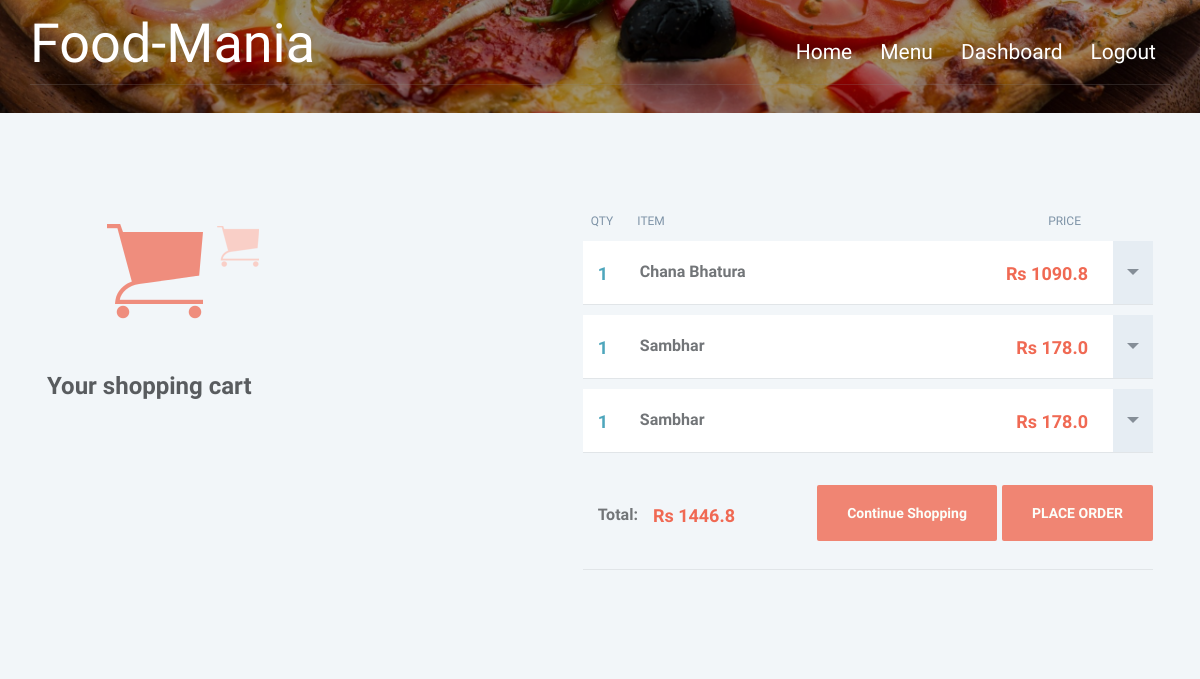
Page /cart/ (signed in) on the earlier database version.
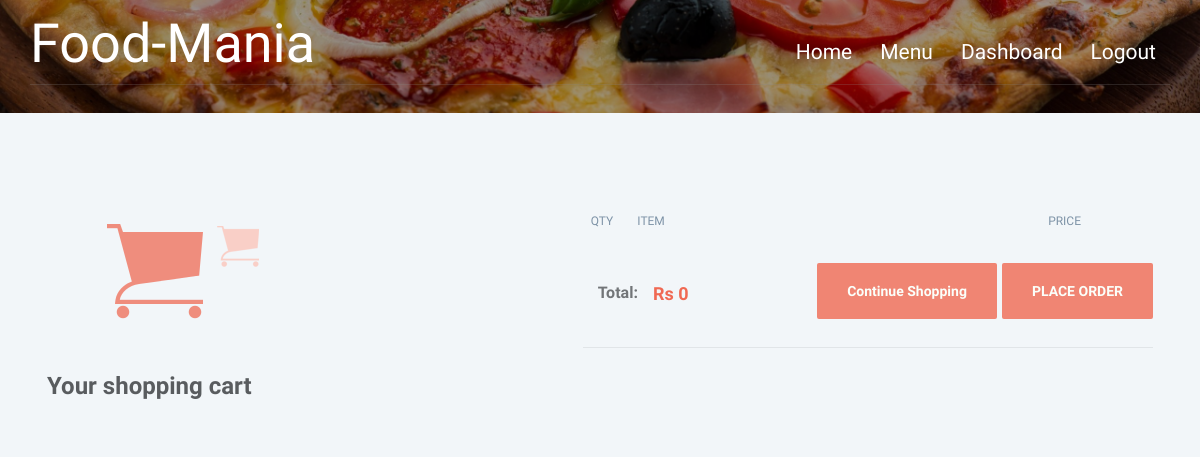
Same page on the later database version.
### hotel/models.py (models this page shows, shortened)
class Cart(models.Model):
    quantity = models.IntegerField(default=1)
    food = models.ForeignKey(Food, on_delete=models.CASCADE)
    user = models.ForeignKey(User, on_delete=models.CASCADE)

class Food(models.Model):
    indian = 'Indian'
    pizza = 'Pizza'
    burgers = 'Burgers'
    rolls = 'Rolls'
    noodels = 'Noodels'
    COURSE = (
        (indian,indian),
        (pizza,pizza),
        (burgers,burgers),
        (rolls,rolls),
        (noodels,noodels),
    )
    disabled = 'Disabled'
    enabled = 'Enabled'
    STATUS = (
        (disabled, disabled),
        (enabled, enabled),
    )
    name = models.CharField(max_length=250)
    course = models.CharField(max_length = 50, choices = COURSE)
    status = models.CharField(max_length=50, choices=STATUS)
    content_description = models.TextField()
    base_price = models.FloatField()
    sale_price = models.FloatField(default=base_price)
    discount = models.DecimalField(default=0, decimal_places=2, max_digits=5)
    image = models.FileField(blank=True, null =True)
    num_order = models.IntegerField(default=0)

### hotel/views.py (the view)
# urls.py: url(r'^cart/$', views.cart, name='cart'),
@login_required
def cart(request):
    user = User.objects.get(id=request.user.id)
    items = Cart.objects.filter(user=user)
    total = 0
    for item in items:
        total += item.food.sale_price
    return render(request, 'cart.html', {'items': items, 'total':total})

### hotel/templates/cart.html (shortened to what this page needs)
{% load staticfiles %}
{% include "includes/landing_top.html" %}
{% load mathfilters %}
<body>
	<div  class="bg-img">
		{% include "includes/banner1.html" %}
	</div>
        <div style="height:100px;"></div>
		<div class="container text-center">
			<div class="col-md-5 col-sm-12">
				<div class="bigcart"></div>
				<h1>Your shopping cart</h1>
			</div>
			<div class="col-md-7 col-sm-12 text-left">
				<ul>
					<li class="row list-inline columnCaptions">
						<span>QTY</span>
						<span>ITEM</span>
						<span>Price</span>
					</li>
                    {% for item in items %}
					<li class="row">
						<span class="quantity">{{item.quantity}}</span>
						<span class="itemName">{{item.food.name}}</span>
                        <span class="popbtn"><a class="arrow" id="{{item.id}}"></a></span>
                        <span class="price">Rs {{ item.food.sale_price|mul:item.quantity }}</span>
                    </li>
                    {% endfor %}
                    <li class="row totals">
						<span class="itemName">Total:</span>
						<span class="price">Rs {{total}}</span>
						<span class="order"> <a class="text-center" href="{% url 'hotel:placeOrder' %}">PLACE ORDER</a></span>
						<span class="order"> <a class="text-center" href="{% url 'hotel:menu' %}">Continue Shopping</a></span>
					</li>
				</ul>
			</div>
		</div>
	</body>
</html>

Differences in the rows shown:
removed Cart: quantity "1", food.name "Chana Bhatura", food.sale_price|mul "1090.8"
removed Cart: quantity "1", food.name "Sambhar", food.sale_price|mul "178.0"
removed Cart: quantity "1", food.name "Sambhar", food.sale_price|mul "178.0"
Other differences:
{{ total }}: "1446.8" → "0"
